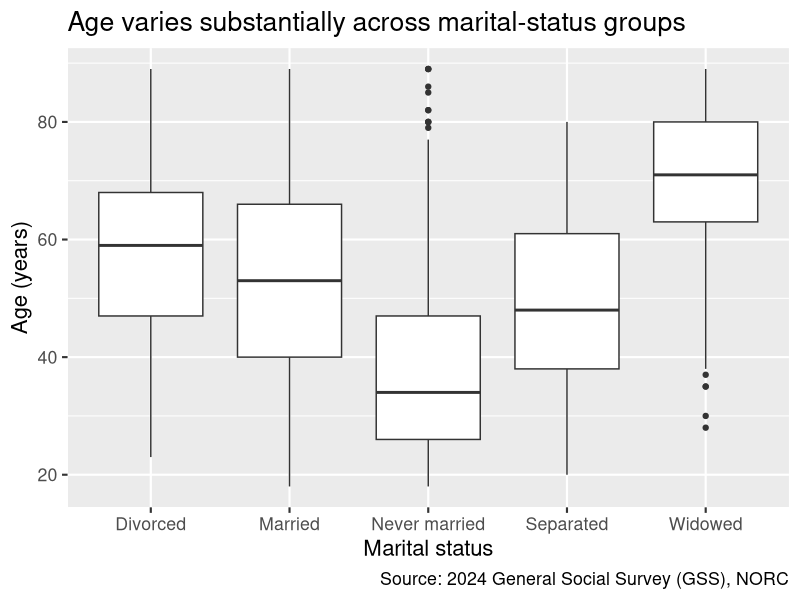
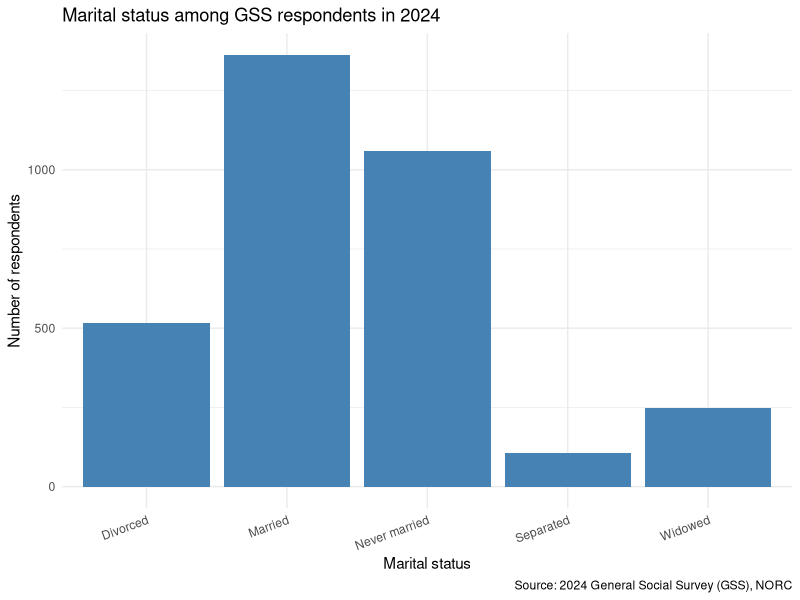
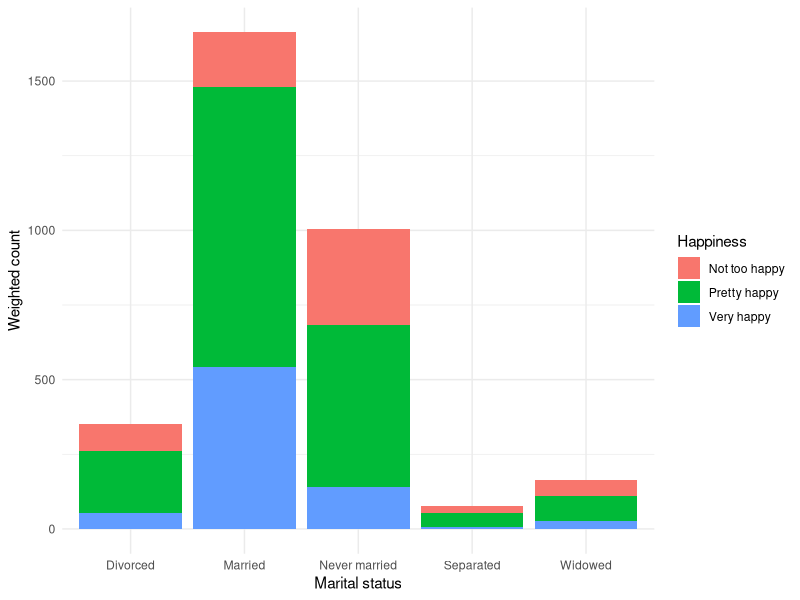
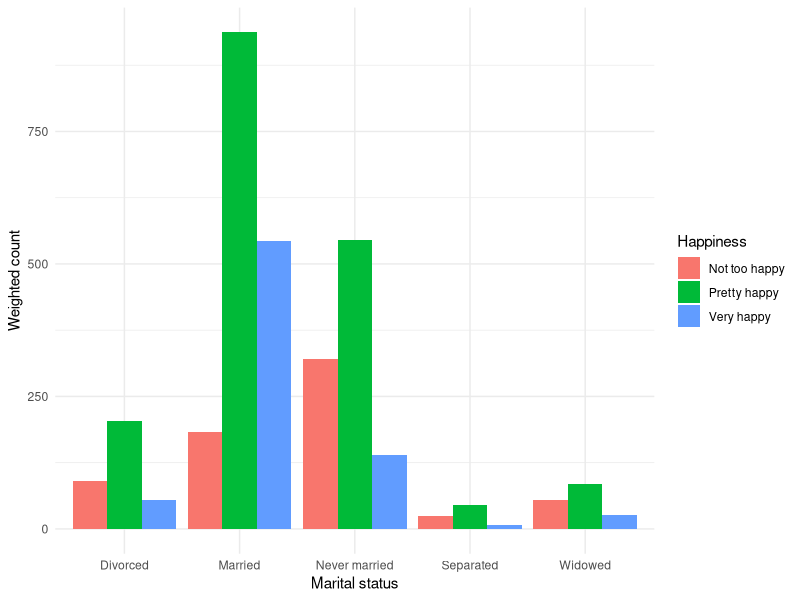
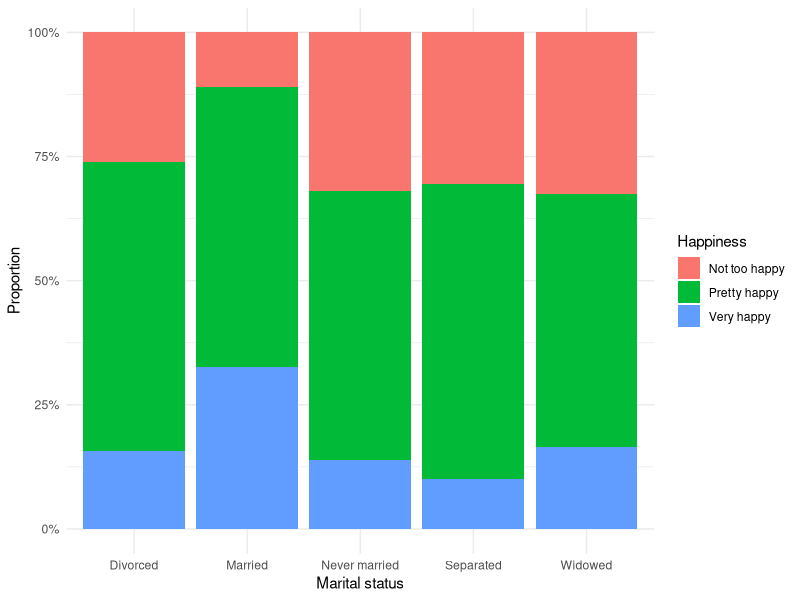

These charts were generated, in order, by the following R code:
## ---- chunk 1
#| label: setup
#| include: false
ggplot2::theme_set(ggplot2::theme_gray(base_size = 16))
## ---- chunk 2
#| label: load-packages
#| message: false
library(tidyverse)
library(ggthemes)
## ---- chunk 3
#| label: load-gss-data
#| message: false
gss <- read_csv("data/gss-2024.csv")
## ---- chunk 4
#| label: gss-view
gss
## ---- chunk 5
#| label: age-marital-boxplot
#| fig-width: 9
#| fig-height: 4.5
ggplot(gss, aes(x = marital_status, y = age)) +
  geom_boxplot() +
  labs(
    title = "Age varies substantially across marital-status groups",
    x = "Marital status",
    y = "Age (years)",
    caption = "Source: 2024 General Social Survey (GSS), NORC"
  )
## ---- chunk 6
#| label: one-categorical
#| fig-width: 9
#| fig-height: 4
gss |>
  ggplot(aes(x = marital_status)) +
  geom_bar(fill = "steelblue") +
  labs(
    title = "Marital status among GSS respondents in 2024",
    x = "Marital status",
    y = "Number of respondents",
    caption = "Source: 2024 General Social Survey (GSS), NORC"
  ) +
  theme_minimal() +
  theme(axis.text.x = element_text(angle = 20, hjust = 1))
## ---- chunk 7
#| label: stacked-bars
#| fig-width: 4
#| fig-height: 4
gss |>
  filter(!is.na(happiness)) |>
  ggplot(aes(x = marital_status, fill = happiness, weight = weight)) +
  geom_bar() +
  labs(x = "Marital status", y = "Weighted count", fill = "Happiness") +
  theme_minimal(base_size = 11)
## ---- chunk 8
#| label: dodged-bars
#| fig-width: 4
#| fig-height: 4
gss |>
  filter(!is.na(happiness)) |>
  ggplot(aes(x = marital_status, fill = happiness, weight = weight)) +
  geom_bar(position = "dodge") +
  labs(x = "Marital status", y = "Weighted count", fill = "Happiness") +
  theme_minimal(base_size = 11)
## ---- chunk 9
#| label: filled-bars
#| fig-width: 4
#| fig-height: 4
gss |>
  filter(!is.na(happiness)) |>
  ggplot(aes(x = marital_status, fill = happiness, weight = weight)) +
  geom_bar(position = "fill") +
  scale_y_continuous(labels = scales::label_percent()) +
  labs(x = "Marital status", y = "Proportion", fill = "Happiness") +
  theme_minimal(base_size = 11)
